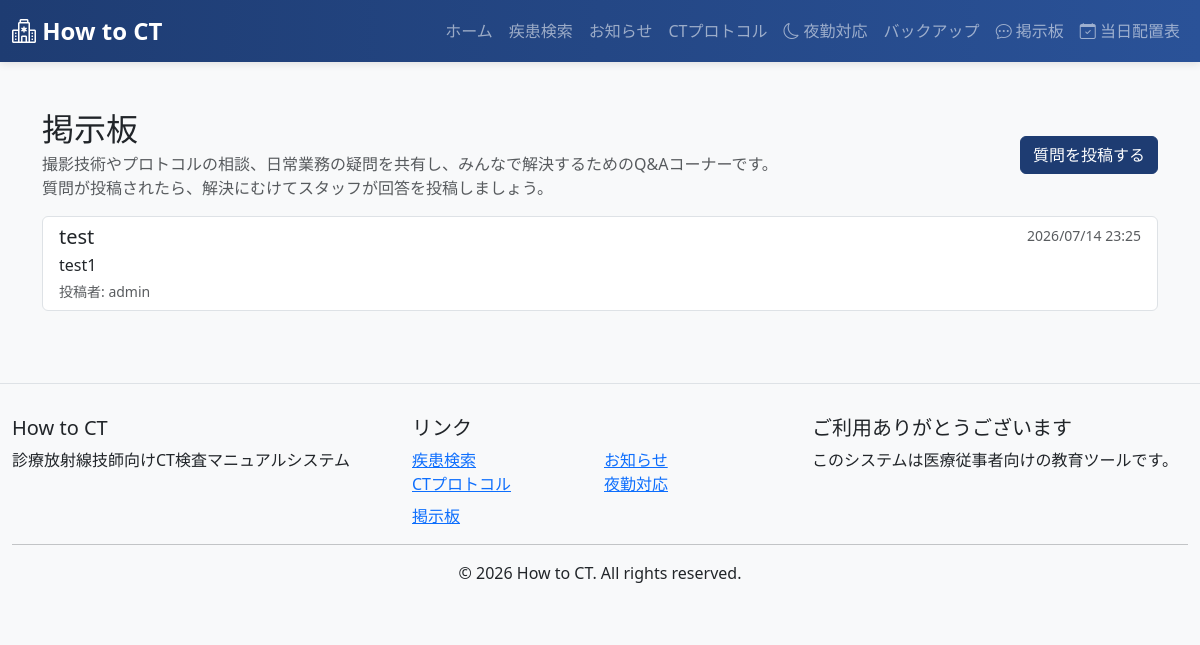
The page /board/ on the database as committed earlier.
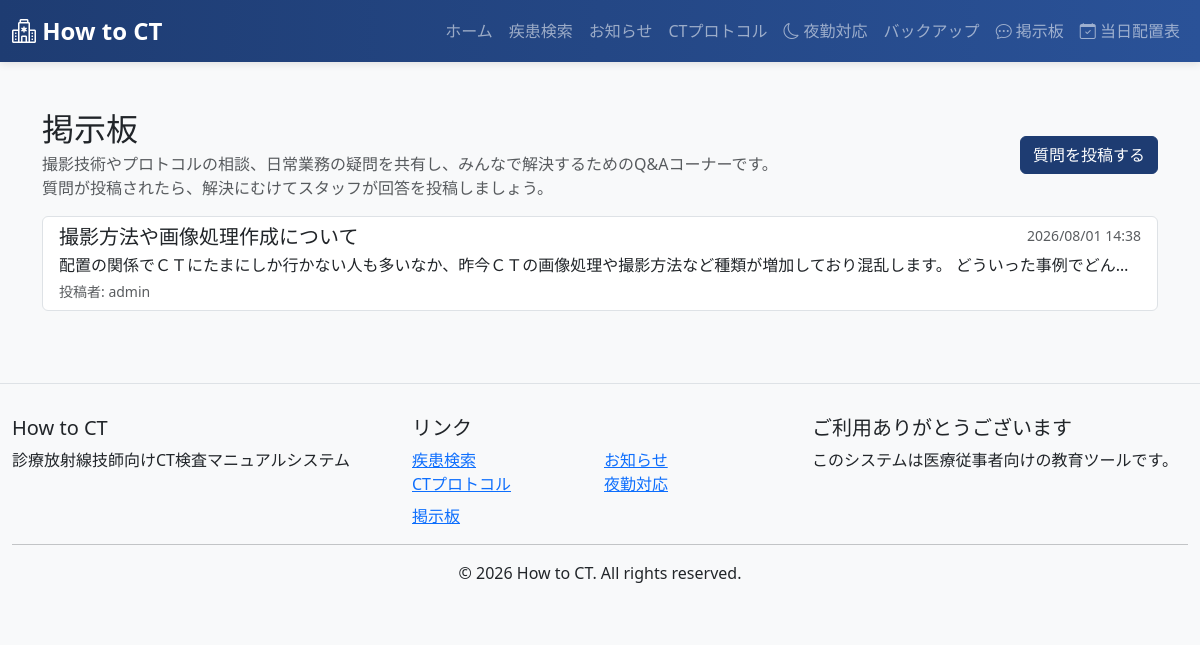
The same page on the database as committed later.
### ct_app/models.py (models this page shows, shortened)
class Question(models.Model):
    author = models.ForeignKey(User, on_delete=models.CASCADE, related_name='questions')
    title = models.CharField(max_length=255, verbose_name="質問タイトル")
    content = models.TextField(verbose_name="質問内容")
    answer_text = models.TextField(blank=True)
    related_protocols = models.ForeignKey(
        Protocol,
        on_delete=models.SET_NULL,
        null=True,
        blank=True,
        related_name='questions',
        verbose_name="関連するプロトコル"
    )
    created_at = models.DateTimeField(auto_now_add=True, verbose_name="投稿日時")
    updated_at = models.DateTimeField(auto_now=True, verbose_name="更新日時")
    class Meta:
        ordering = ['-created_at']
        verbose_name_plural = "Questions"

### ct_app/views.py (the view)
# urls.py: path('board/', views.QuestionListView.as_view(), name='question_list'),
class QuestionListView(ListView):
    model = Question
    template_name = 'ct_app/question_list.html'
    context_object_name = 'questions'
    ordering = ['-created_at']  # 新しい質問を上に

### ct_app/context_processors.py (called while the page is built)
def maintenance_status(request):
    return {
        'is_maintenance': getattr(settings, 'IS_MAINTENANCE', False)
    }

### ct_app/templates/ct_app/question_list.html (shortened to what this page needs)
{% extends 'ct_app/base.html' %}
{% block content %}
<div class="container mt-4">
    <div class="d-flex justify-content-between align-items-center mb-3">
        <div>
            <h2 class="mb-1">掲示板</h2>
            <p class="text-muted fs-6 mb-0">撮影技術やプロトコルの相談、日常業務の疑問を共有し、みんなで解決するためのQ&Aコーナーです。</p>
            <p class="text-muted fs-6 mb-0">質問が投稿されたら、解決にむけてスタッフが回答を投稿しましょう。</p>
        </div>
        <a href="{% url 'question_create' %}" class="btn btn-primary">質問を投稿する</a>
    </div>
    <div class="list-group">
        {% for question in questions %}
            <a href="{% url 'question_detail' question.pk %}" class="list-group-item list-group-item-action">
                <div class="d-flex w-100 justify-content-between">
                    <h5 class="mb-1">{{ question.title }}</h5>
                    <small class="text-muted">{{ question.created_at|date:"Y/m/d H:i" }}</small>
                </div>
                <p class="mb-1 text-truncate">{{ question.content }}</p>
                <small class="text-muted d-block mt-1">投稿者: {{ question.author.username }}</small>
            </a>
        {% empty %}
            <p class="text-muted">まだ質問はありません。最初の質問を投稿してみましょう！</p>
        {% endfor %}
    </div>
</div>
{% endblock %}

Rows that differ between the two databases and show on the page:
removed Question: title "test", created_at "2026/07/14 23:25", content "test1", author.username "admin"
added Question: title "撮影方法や画像処理作成について", created_at "2026/08/01 14:38", content "配置の関係でＣＴにたまにしか行かない人も多いなか、昨今ＣＴの画像処理や撮影方法など種類が増加しており混乱します。 どういった事例でどん…", author.username "admin"
